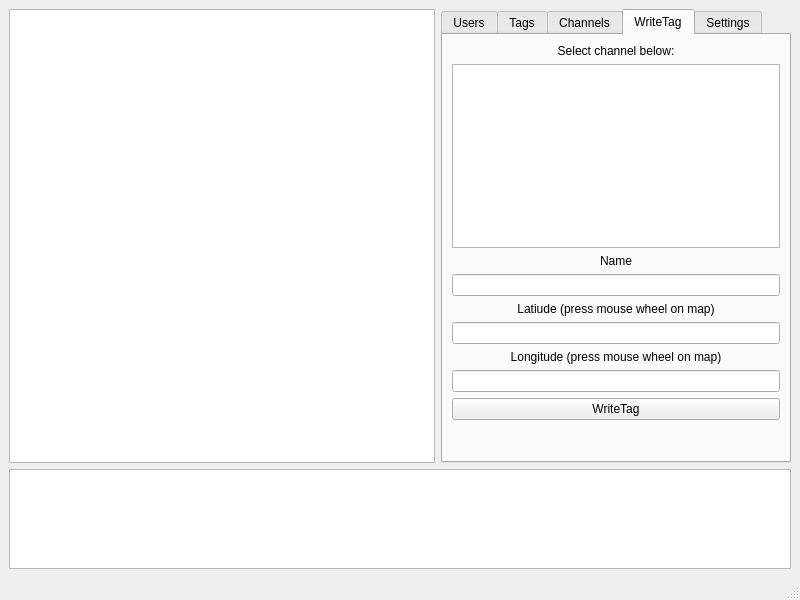
<?xml version="1.0" encoding="UTF-8"?>
<ui version="4.0">
 <class>MainWindow</class>
 <widget class="QMainWindow" name="MainWindow">
  <property name="geometry">
   <rect>
    <x>0</x>
    <y>0</y>
    <width>800</width>
    <height>600</height>
   </rect>
  </property>
  <property name="sizePolicy">
   <sizepolicy hsizetype="Preferred" vsizetype="Preferred">
    <horstretch>0</horstretch>
    <verstretch>0</verstretch>
   </sizepolicy>
  </property>
  <property name="windowTitle">
   <string>MainWindow</string>
  </property>
  <widget class="QWidget" name="centralwidget">
   <property name="layoutDirection">
    <enum>Qt::LeftToRight</enum>
   </property>
   <layout class="QVBoxLayout" name="verticalLayout_7">
    <item>
     <layout class="QVBoxLayout" name="verticalLayout">
      <property name="sizeConstraint">
       <enum>QLayout::SetNoConstraint</enum>
      </property>
      <item>
       <layout class="QHBoxLayout" name="horizontalLayout">
        <property name="sizeConstraint">
         <enum>QLayout::SetNoConstraint</enum>
        </property>
        <item>
         <widget class="QGraphicsView" name="graphicsView">
          <property name="sizePolicy">
           <sizepolicy hsizetype="Expanding" vsizetype="Expanding">
            <horstretch>0</horstretch>
            <verstretch>0</verstretch>
           </sizepolicy>
          </property>
          <property name="maximumSize">
           <size>
            <width>16777215</width>
            <height>16777215</height>
           </size>
          </property>
         </widget>
        </item>
        <item>
         <widget class="QTabWidget" name="tabWidget">
          <property name="enabled">
           <bool>true</bool>
          </property>
          <property name="minimumSize">
           <size>
            <width>350</width>
            <height>0</height>
           </size>
          </property>
          <property name="maximumSize">
           <size>
            <width>350</width>
            <height>16777215</height>
           </size>
          </property>
          <property name="currentIndex">
           <number>3</number>
          </property>
          <widget class="QWidget" name="usersTab">
           <property name="sizePolicy">
            <sizepolicy hsizetype="Expanding" vsizetype="Expanding">
             <horstretch>0</horstretch>
             <verstretch>0</verstretch>
            </sizepolicy>
           </property>
           <attribute name="title">
            <string>Users</string>
           </attribute>
           <layout class="QVBoxLayout" name="verticalLayout_8">
            <item>
             <layout class="QVBoxLayout" name="verticalLayout_2">
              <property name="sizeConstraint">
               <enum>QLayout::SetDefaultConstraint</enum>
              </property>
              <item>
               <widget class="QLabel" name="label">
                <property name="text">
                 <string>Login</string>
                </property>
                <property name="alignment">
                 <set>Qt::AlignCenter</set>
                </property>
               </widget>
              </item>
              <item>
               <widget class="QLineEdit" name="loginEdit">
                <property name="text">
                 <string>Paul</string>
                </property>
               </widget>
              </item>
              <item>
               <widget class="QLabel" name="label_2">
                <property name="text">
                 <string>Pasword</string>
                </property>
                <property name="alignment">
                 <set>Qt::AlignCenter</set>
                </property>
               </widget>
              </item>
              <item>
               <widget class="QLineEdit" name="passwordEdit">
                <property name="text">
                 <string>test</string>
                </property>
               </widget>
              </item>
              <item>
               <widget class="QLabel" name="label_3">
                <property name="text">
                 <string>Email</string>
                </property>
                <property name="alignment">
                 <set>Qt::AlignCenter</set>
                </property>
               </widget>
              </item>
              <item>
               <widget class="QLineEdit" name="emailEdit">
                <property name="enabled">
                 <bool>false</bool>
                </property>
               </widget>
              </item>
              <item>
               <widget class="QCheckBox" name="registerCheckbox">
                <property name="text">
                 <string>Register new user</string>
                </property>
               </widget>
              </item>
              <item>
               <widget class="QPushButton" name="userActionButton">
                <property name="text">
                 <string>Login</string>
                </property>
               </widget>
              </item>
              <item>
               <spacer name="verticalSpacer_4">
                <property name="orientation">
                 <enum>Qt::Vertical</enum>
                </property>
                <property name="sizeHint" stdset="0">
                 <size>
                  <width>20</width>
                  <height>40</height>
                 </size>
                </property>
               </spacer>
              </item>
             </layout>
            </item>
           </layout>
          </widget>
          <widget class="QWidget" name="tagsTab">
           <property name="enabled">
            <bool>true</bool>
           </property>
           <attribute name="title">
            <string>Tags</string>
           </attribute>
           <layout class="QVBoxLayout" name="verticalLayout_9">
            <item>
             <layout class="QVBoxLayout" name="verticalLayout_4">
              <item>
               <widget class="QLabel" name="label_6">
                <property name="text">
                 <string>Radius</string>
                </property>
                <property name="alignment">
                 <set>Qt::AlignCenter</set>
                </property>
               </widget>
              </item>
              <item>
               <widget class="QLineEdit" name="radiusEdit">
                <property name="text">
                 <string>9999</string>
                </property>
               </widget>
              </item>
              <item>
               <widget class="QLabel" name="label_5">
                <property name="text">
                 <string>Latitude (press mouse wheel on map)</string>
                </property>
                <property name="alignment">
                 <set>Qt::AlignCenter</set>
                </property>
               </widget>
              </item>
              <item>
               <widget class="QLineEdit" name="latitudeEdit">
                <property name="text">
                 <string>30.0</string>
                </property>
               </widget>
              </item>
              <item>
               <widget class="QLabel" name="label_4">
                <property name="text">
                 <string>Longitude (press mouse wheel on map)</string>
                </property>
                <property name="alignment">
                 <set>Qt::AlignCenter</set>
                </property>
               </widget>
              </item>
              <item>
               <widget class="QLineEdit" name="longitudeEdit">
                <property name="text">
                 <string>60.0</string>
                </property>
               </widget>
              </item>
              <item>
               <widget class="QPushButton" name="tagActionButton">
                <property name="text">
                 <string>Filter!</string>
                </property>
               </widget>
              </item>
              <item>
               <spacer name="verticalSpacer_2">
                <property name="orientation">
                 <enum>Qt::Vertical</enum>
                </property>
                <property name="sizeHint" stdset="0">
                 <size>
                  <width>20</width>
                  <height>40</height>
                 </size>
                </property>
               </spacer>
              </item>
             </layout>
            </item>
           </layout>
          </widget>
          <widget class="QWidget" name="channelsTab">
           <property name="enabled">
            <bool>true</bool>
           </property>
           <attribute name="title">
            <string>Channels</string>
           </attribute>
           <layout class="QVBoxLayout" name="verticalLayout_10">
            <item>
             <layout class="QVBoxLayout" name="verticalLayout_3">
              <item>
               <widget class="QListWidget" name="channelsListWidget"/>
              </item>
              <item>
               <widget class="QPushButton" name="channelActionButton">
                <property name="enabled">
                 <bool>true</bool>
                </property>
                <property name="text">
                 <string>Subscribe/Unsubscribe</string>
                </property>
               </widget>
              </item>
              <item>
               <widget class="Line" name="line">
                <property name="orientation">
                 <enum>Qt::Horizontal</enum>
                </property>
               </widget>
              </item>
              <item>
               <widget class="QLabel" name="label_7">
                <property name="text">
                 <string>Channel name</string>
                </property>
                <property name="alignment">
                 <set>Qt::AlignCenter</set>
                </property>
               </widget>
              </item>
              <item>
               <widget class="QLineEdit" name="channelNameEdit"/>
              </item>
              <item>
               <widget class="QLabel" name="label_8">
                <property name="text">
                 <string>Description</string>
                </property>
                <property name="alignment">
                 <set>Qt::AlignCenter</set>
                </property>
               </widget>
              </item>
              <item>
               <widget class="QLineEdit" name="channelDescriptionEdit"/>
              </item>
              <item>
               <widget class="QLabel" name="label_9">
                <property name="text">
                 <string>Url</string>
                </property>
                <property name="alignment">
                 <set>Qt::AlignCenter</set>
                </property>
               </widget>
              </item>
              <item>
               <widget class="QLineEdit" name="channelUrlEdit"/>
              </item>
              <item>
               <widget class="QPushButton" name="addChannelButton">
                <property name="text">
                 <string>Add channel</string>
                </property>
               </widget>
              </item>
             </layout>
            </item>
           </layout>
          </widget>
          <widget class="QWidget" name="writeTagTab">
           <attribute name="title">
            <string>WriteTag</string>
           </attribute>
           <layout class="QVBoxLayout" name="verticalLayout_11">
            <item>
             <layout class="QVBoxLayout" name="verticalLayout_6">
              <item>
               <widget class="QLabel" name="label_15">
                <property name="text">
                 <string>Select channel below:</string>
                </property>
                <property name="alignment">
                 <set>Qt::AlignCenter</set>
                </property>
               </widget>
              </item>
              <item>
               <widget class="QListWidget" name="subscribedListWidget"/>
              </item>
              <item>
               <widget class="QLabel" name="label_12">
                <property name="text">
                 <string>Name</string>
                </property>
                <property name="alignment">
                 <set>Qt::AlignCenter</set>
                </property>
               </widget>
              </item>
              <item>
               <widget class="QLineEdit" name="writeTagNameEdit"/>
              </item>
              <item>
               <widget class="QLabel" name="label_13">
                <property name="text">
                 <string>Latiude (press mouse wheel on map)</string>
                </property>
                <property name="alignment">
                 <set>Qt::AlignCenter</set>
                </property>
               </widget>
              </item>
              <item>
               <widget class="QLineEdit" name="writeTagLatEdit"/>
              </item>
              <item>
               <widget class="QLabel" name="label_14">
                <property name="text">
                 <string>Longitude (press mouse wheel on map)</string>
                </property>
                <property name="alignment">
                 <set>Qt::AlignCenter</set>
                </property>
               </widget>
              </item>
              <item>
               <widget class="QLineEdit" name="writeTagLonEdit"/>
              </item>
              <item>
               <widget class="QPushButton" name="writeTagButton">
                <property name="text">
                 <string>WriteTag</string>
                </property>
               </widget>
              </item>
              <item>
               <spacer name="verticalSpacer_3">
                <property name="orientation">
                 <enum>Qt::Vertical</enum>
                </property>
                <property name="sizeHint" stdset="0">
                 <size>
                  <width>20</width>
                  <height>40</height>
                 </size>
                </property>
               </spacer>
              </item>
             </layout>
            </item>
           </layout>
          </widget>
          <widget class="QWidget" name="settingsTab">
           <attribute name="title">
            <string>Settings</string>
           </attribute>
           <layout class="QVBoxLayout" name="verticalLayout_12">
            <item>
             <layout class="QVBoxLayout" name="verticalLayout_5">
              <item>
               <widget class="QLabel" name="label_10">
                <property name="text">
                 <string>Server</string>
                </property>
                <property name="alignment">
                 <set>Qt::AlignCenter</set>
                </property>
               </widget>
              </item>
              <item>
               <widget class="QLineEdit" name="serverEdit"/>
              </item>
              <item>
               <widget class="QLabel" name="label_11">
                <property name="text">
                 <string>Port</string>
                </property>
                <property name="alignment">
                 <set>Qt::AlignCenter</set>
                </property>
               </widget>
              </item>
              <item>
               <widget class="QLineEdit" name="portEdit"/>
              </item>
              <item>
               <spacer name="verticalSpacer">
                <property name="orientation">
                 <enum>Qt::Vertical</enum>
                </property>
                <property name="sizeHint" stdset="0">
                 <size>
                  <width>20</width>
                  <height>40</height>
                 </size>
                </property>
               </spacer>
              </item>
             </layout>
            </item>
           </layout>
          </widget>
         </widget>
        </item>
       </layout>
      </item>
      <item>
       <widget class="QListWidget" name="statusLog">
        <property name="sizePolicy">
         <sizepolicy hsizetype="Expanding" vsizetype="Fixed">
          <horstretch>0</horstretch>
          <verstretch>0</verstretch>
         </sizepolicy>
        </property>
        <property name="maximumSize">
         <size>
          <width>16777215</width>
          <height>100</height>
         </size>
        </property>
       </widget>
      </item>
     </layout>
    </item>
   </layout>
  </widget>
  <widget class="QMenuBar" name="menubar">
   <property name="geometry">
    <rect>
     <x>0</x>
     <y>0</y>
     <width>800</width>
     <height>23</height>
    </rect>
   </property>
  </widget>
  <widget class="QStatusBar" name="statusbar"/>
 </widget>
 <resources/>
 <connections/>
</ui>
